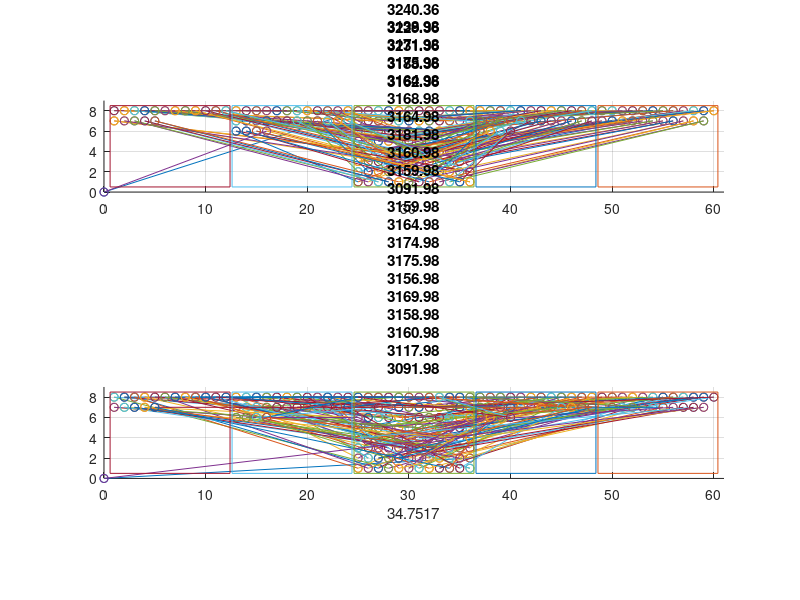

MATLAB code to generate this figure: (Note: this script raises an error after producing the figure.)
%% Test of route generation for genetic algorithm
%% FE 2020
clear all;
%% Mostly manually set start and end positions with random target groups for each seedling
n = 96;  %Number of seedlings
vertices = 2*n+1;
seedlings = zeros(n,3);
target1 = zeros(n,2);
target2 = zeros(n,2);
target3 = zeros(n,2);
target4 = zeros(n,2);
target5 = zeros(n,2);
seedCount = 1;
groupLow = 1;
groupHigh = 4;
boxWidth = 12;

for i = 8:-1:1
    for j = 1:12
        seedlings(seedCount,:,:) = [j+2*boxWidth i randi([groupLow groupHigh],1)];
        target1(seedCount,:) = [j i];
        target2(seedCount,:) = [j+1*boxWidth i];
        target3(seedCount,:) = [j+3*boxWidth i];
        target4(seedCount,:) = [j+4*boxWidth i];
        
        seedCount = seedCount + 1;
    end
end


%% Squares
X1 = 0.6+2*boxWidth;
X2 = 12.4+2*boxWidth;
Y1 = 0.5;
Y2 = 8.5;

squareX1 = [X1, X2, X2, X1, X1];
squareY1 = [Y1, Y1, Y2, Y2, Y1];
squareX2 = [X1-boxWidth, X2-boxWidth, X2-boxWidth, X1-boxWidth, X1-boxWidth];
squareY2 = [Y1, Y1, Y2, Y2, Y1];
squareX3 = [X1-2*boxWidth, X2-2*boxWidth, X2-2*boxWidth, X1-2*boxWidth, X1-2*boxWidth];
squareY3 = [Y1, Y1, Y2, Y2, Y1];
squareX4 = [X1+boxWidth, X2+boxWidth, X2+boxWidth, X1+boxWidth, X1+boxWidth];
squareY4 = [Y1, Y1, Y2, Y2, Y1];
squareX5 = [X1+2*boxWidth, X2+2*boxWidth, X2+2*boxWidth, X1+2*boxWidth, X1+2*boxWidth];
squareY5 = [Y1, Y1, Y2, Y2, Y1];

%   Create one standard pop with standard route for comparison
popUnoptimized = [1:1:n];

%% Parameters
popSize = 100;
mu = 0.2; 
mutationRate = 0.14;
maxIter = 100;

%% Initial values
recordDistance = inf;
iterCount = 0;
keepSize = floor(mu*popSize);
routeMatrix = zeros(popSize, vertices+1, 2);
population = zeros(popSize,n);
fitness = zeros(popSize,1);

% Initial population
for i = 1:popSize
    population(i,:) = randperm(n,n);
end

population(1,:) = popUnoptimized;
popMark = false;
standardLength = 1;

while iterCount < maxIter
    %% Calculate Fitness
    for i = 1:popSize
        %% Generate routeMatrix depending on populations
        posCount = 2;
        %  Reset Counts to start with first empty position. Increase to
        %  simulate prefilled trays.
        targetCount1 = 1;
        targetCount2 = 1;
        targetCount3 = 1;
        targetCount4 = 1;
        for j = 1:length(population(i,:))
            routeMatrix(i,posCount,:) = seedlings(population(i,j),1:2);
            if seedlings(population(i,j),3) == 1
                routeMatrix(i,posCount+1,:) = target1(targetCount1,:);
                targetCount1 = targetCount1 + 1;
            end
            if seedlings(population(i,j),3) == 2
                routeMatrix(i,posCount+1,:) = target2(targetCount2,:);
                targetCount2 = targetCount2 + 1;
            end
            if seedlings(population(i,j),3) == 3
                routeMatrix(i,posCount+1,:) = target3(targetCount3,:);
                targetCount3 = targetCount3 + 1;
            end
            if seedlings(population(i,j),3) == 4
                routeMatrix(i,posCount+1,:) = target4(targetCount4,:);
                targetCount4 = targetCount4 + 1;
            end
            posCount = posCount + 2;
        end
        %% Calculation of route length
        routeLength = 0;
        for k = 2:vertices
            verticeLength = abs(sqrt(routeMatrix(i,k,1)^2+routeMatrix(i,k,2)^2)...
                - sqrt(routeMatrix(i,k-1,1)^2+routeMatrix(i,k-1,2)^2));
            routeLength = routeLength + verticeLength;
        end
        % Plot standard order for comparison
        if popMark == false
            figure(1);
            subplot(2,1,1);
            title("Unoptimized distance: "+routeLength);
            xlim([0 61]);
            ylim([0 9]);
            grid on;
            for l = 1:vertices
                hold on
                plot(routeMatrix(i,[l, l+1],1), routeMatrix(i,[l, l+1],2),'-o');
            end
            plot(squareX1, squareY1);
            plot(squareX2, squareY2);
            plot(squareX3, squareY3);
            plot(squareX4, squareY4);
            plot(squareX5, squareY5);
            daspect([1 1 1])
            standardLength = routeLength;
            popMark = true;
        end
        %% Update best populations
        if routeLength < recordDistance
            recordDistance = routeLength;
            bestEver = population(i,:);
            
            %% Plot route
            figure(1);
            subplot(2,1,2);
            cla(subplot(2,1,2));
            title("Optimized distance: "+recordDistance);
            xlim([0 61]);
            ylim([0 9]);
            xlabel((recordDistance/standardLength-1)*100+"%");
            grid on;
            for l = 1:vertices
                hold on
                plot(routeMatrix(i,[l, l+1],1), routeMatrix(i,[l, l+1],2),'-o')
            end
            plot(squareX1, squareY1);
            plot(squareX2, squareY2);
            plot(squareX3, squareY3);
            plot(squareX4, squareY4);
            plot(squareX5, squareY5);
            daspect([1 1 1])
        end
        
        %% "Calculate" fitness
        fitness(i,1) = routeLength;
    end
    
    %% Normalize Fitness
    sumFitness = 0;
    for i = 1:popSize
        sumFitness = sumFitness + fitness(i,1);
    end
    
    for i = 1:popSize
        fitness(i,1) = fitness(i,1) / sumFitness;
    end
    
    %% Sort fitness values while keeping the index
    sortedFitness = zeros(popSize,2);
    sortedFitness(:,1) = fitness;
    sortedFitness(:,2) = 1:1:popSize;
    sortedFitness = sortrows(sortedFitness,1);
    
    %% Create next Generation with mutation
    newPopulation = zeros(popSize,n);
    %% Keep best populations
    for i = 1:keepSize
        newPopulation(i,:) = population(sortedFitness(i,2),:);
    end
    
    %% Fill all others with mated and mutated recombinations from last generation
    for i = keepSize:popSize
        % Crossover
        orderA = roulette_wheel(population(:,:), fitness(:,:));
        orderB = roulette_wheel(population(:,:), fitness(:,:));
        order = crossover(orderA, orderB);
        % Mutation
        for j = 1:n
            if rand < mutationRate
                pointA = randi(length(order));
                if pointA < length(order)
                    pointB = pointA + 1;
                else
                    pointB = pointA - 1; 
                end
                temp = order(pointA);
                order(pointA) = order(pointB);
                order(pointB) = temp;
            end
        end
        newPopulation(i,:) = order;
        
    end
    population = newPopulation;
    
    %% Increment iter
    iterCount = iterCount+1;
end
